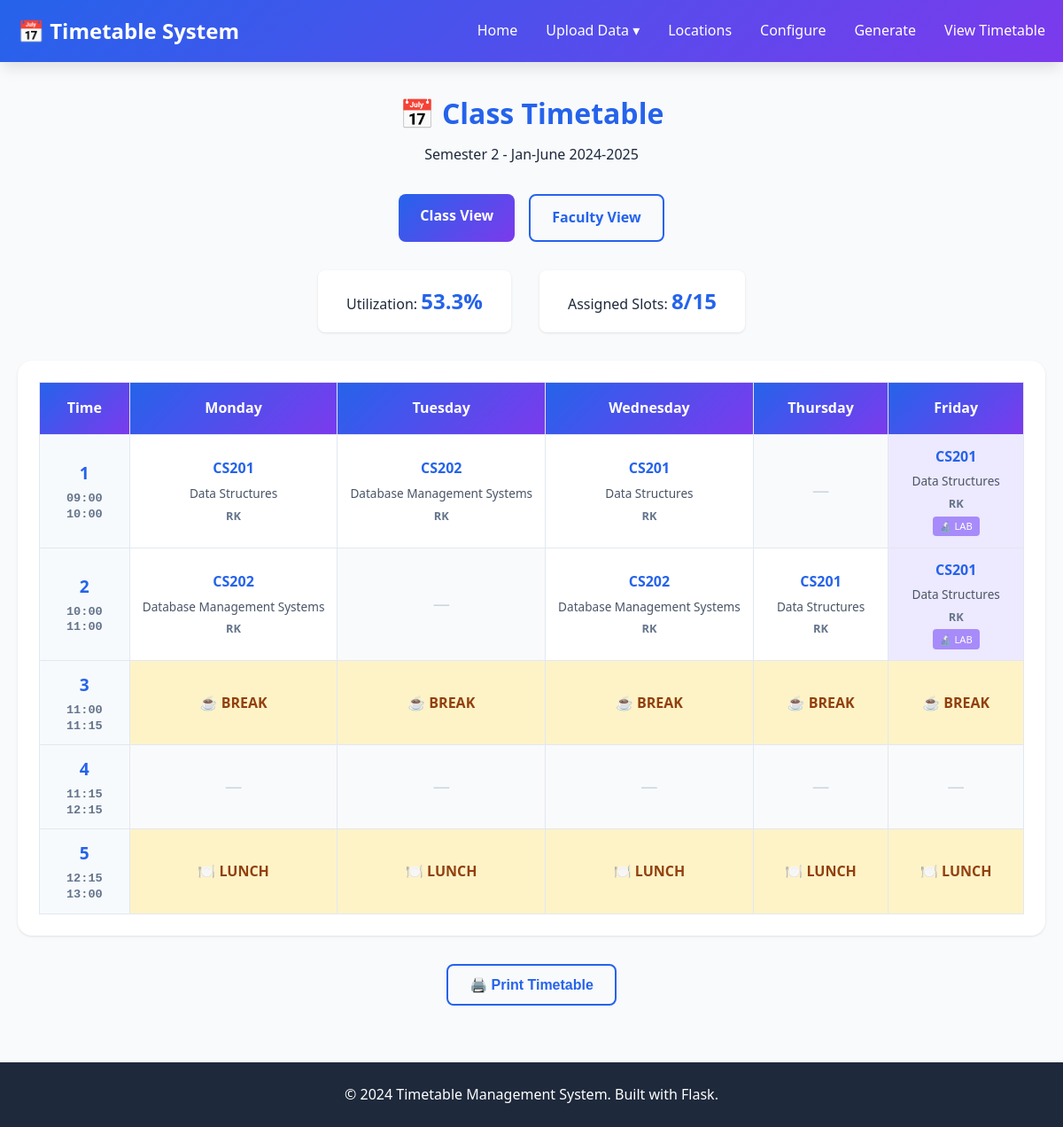
Page /timetable on the committed database.
### tables this page shows
CREATE TABLE academic_config (
            id INTEGER PRIMARY KEY AUTOINCREMENT,
            academic_year TEXT NOT NULL,
            term TEXT NOT NULL,
            semester INTEGER NOT NULL,
            working_days TEXT NOT NULL,
            shift_mode TEXT NOT NULL,
            shift_timings TEXT,
            created_at TIMESTAMP DEFAULT CURRENT_TIMESTAMP,
            is_active INTEGER DEFAULT 1
        );

CREATE TABLE subject (
            id INTEGER PRIMARY KEY AUTOINCREMENT,
            subject_name TEXT NOT NULL,
            code TEXT NOT NULL UNIQUE,
            semester INTEGER NOT NULL,
            lecture_credits INTEGER DEFAULT 0,
            lab_credits INTEGER DEFAULT 0,
            created_at TIMESTAMP DEFAULT CURRENT_TIMESTAMP
        );

CREATE TABLE faculty (
            id INTEGER PRIMARY KEY AUTOINCREMENT,
            faculty_name TEXT NOT NULL,
            short_name TEXT NOT NULL UNIQUE,
            specialization TEXT,
            availability TEXT DEFAULT 'Mon,Tue,Wed,Thu,Fri,Sat',
            max_hours_per_week INTEGER DEFAULT 24,
            created_at TIMESTAMP DEFAULT CURRENT_TIMESTAMP
        );

### app.py (the view, shortened to what this page needs)
@app.route('/timetable')
def view_timetable():
    active_config = get_active_config()
    if not active_config:
        flash('Please configure academic settings first', 'error')
        return redirect(url_for('configure_page'))
    view_type = request.args.get('type', 'class')
    if view_type == 'class':
        if active_config['shift_mode'] == 'multi':
            timetable_data = get_class_timetable_multishift(active_config['id'])
        else:
            timetable_data = get_class_timetable_grid(active_config['id'])
        if not timetable_data:
            flash('No timetable data found', 'error')
            return redirect(url_for('generate_page'))
        stats = get_timetable_statistics(active_config['id'])
        if timetable_data.get('is_multi_shift'):
            return render_template('timetable_class.html',
                                 config=timetable_data['config'],
                                 days=timetable_data['days'],
                                 shifts=timetable_data['shifts'],
                                 is_multi_shift=True,
                                 stats=stats)
        else:
            return render_template('timetable_class.html',
                                 config=timetable_data['config'],
                                 days=timetable_data['days'],
                                 time_slots=timetable_data['time_slots'],
                                 is_multi_shift=False,
                                 stats=stats)

### database/db_setup.py (called while the page is built)
def get_connection():
    os.makedirs('database', exist_ok=True)
    conn = sqlite3.connect(DATABASE_PATH)
    conn.row_factory = sqlite3.Row  # Access columns by name
    return conn

### services/config_service.py (called while the page is built)
def get_active_config():
    conn = get_connection()
    cursor = conn.cursor()
    cursor.execute('SELECT * FROM academic_config WHERE is_active = 1 ORDER BY id DESC LIMIT 1')
    row = cursor.fetchone()
    conn.close()
    if row:
        config = dict(row)
        config['shift_timings'] = json.loads(config['shift_timings'])
        return config
    return None

### templates/timetable_class.html (shortened to what this page needs)
{% extends "base.html" %}
{% block content %}
<div class="page-header">
    <h1>📅 Class Timetable</h1>
    <p>Semester {{ config.semester }} - {{ config.term }} {{ config.academic_year }}</p>
</div>
<div class="view-switcher">
    <a href="{{ url_for('view_timetable', type='class') }}" class="btn btn-primary">Class View</a>
    <a href="{{ url_for('view_timetable', type='faculty') }}" class="btn btn-secondary">Faculty View</a>
</div>
<div class="timetable-stats">
    <div class="stat-box">
        <span>Utilization:</span>
        <strong>{{ "%.1f"|format(stats.utilization_percent) }}%</strong>
    </div>
    <div class="stat-box">
        <span>Assigned Slots:</span>
        <strong>{{ stats.assigned_slots }}/{{ stats.available_slots }}</strong>
    </div>
</div>
{% if is_multi_shift %}
    {% for shift in shifts %}
    <div class="shift-container">
        <div class="shift-header">
            <h2>{{ shift.name }}</h2>
            <p>⏰ {{ shift.start_time }} - {{ shift.end_time }}</p>
        </div>
        <div class="timetable-grid-container">
            <table class="timetable-grid">
                <thead>
                    <tr>
                        <th class="time-header">Time</th>
                        {% for day in days %}
                        <th class="day-header">{{ day }}</th>
                        {% endfor %}
                    </tr>
                </thead>
                <tbody>
                    {% for slot in shift.time_slots %}
                    <tr>
                        <td class="time-cell">
                            <div class="slot-number">{{ loop.index }}</div>
                            <div class="time-range">
                                {{ slot.start_time }}<br>{{ slot.end_time }}
                            </div>
                        </td>
                        {% for day in days %}
                            {% set cell = slot.days[day] %}
                            {% if cell.is_break %}
                                <td class="break-cell">
                                    {% if loop.index == 3 %}
                                        ☕ BREAK
                                    {% else %}
                                        🍽️ BREAK
                                    {% endif %}
                                </td>
                            {% elif cell.subject_code %}
                                <td class="subject-cell {% if cell.slot_type == 'lab' %}lab-cell{% endif %}">
                                    <div class="subject-code">{{ cell.subject_code }}</div>
                                    <div class="subject-name">{{ cell.subject_name }}</div>
                                    <div class="faculty-name">{{ cell.faculty_short_name }}</div>
                                    {% if cell.slot_type == 'lab' %}
                                        <span class="lab-badge">🔬 LAB</span>
                                    {% endif %}
                                </td>
                            {% else %}
                                <td class="empty-cell">—</td>
                            {% endif %}
                        {% endfor %}
                    </tr>
                    {% endfor %}
                </tbody>
            </table>
        </div>
    </div>
    {% endfor %}
{% else %}
    <div class="timetable-grid-container">
        <table class="timetable-grid">
            <thead>
                <tr>
                    <th class="time-header">Time</th>
                    {% for day in days %}
                    <th class="day-header">{{ day }}</th>
                    {% endfor %}
                </tr>
            </thead>
            <tbody>
                {% for slot in time_slots %}
                <tr>
                    <td class="time-cell">
                        <div class="slot-number">{{ slot.slot_number }}</div>
                        <div class="time-range">
                            {{ slot.start_time }}<br>{{ slot.end_time }}
                        </div>
                    </td>
                    {% for day in days %}
                        {% set cell = slot.days[day] %}
                        {% if cell.is_break %}
                            <td class="break-cell">
                                {% if slot.slot_number == 5 %}
                                    🍽️ LUNCH
                                {% else %}
                                    ☕ BREAK
                                {% endif %}
                            </td>
                        {% elif cell.subject_code %}
                            <td class="subject-cell {% if cell.slot_type == 'lab' %}lab-cell{% endif %}">
                                <div class="subject-code">{{ cell.subject_code }}</div>
                                <div class="subject-name">{{ cell.subject_name }}</div>
                                <div class="faculty-name">{{ cell.faculty_short_name }}</div>
                                {% if cell.slot_type == 'lab' %}
                                    <span class="lab-badge">🔬 LAB</span>
                                {% endif %}
                            </td>
                        {% else %}
                            <td class="empty-cell">—</td>
                        {% endif %}
                    {% endfor %}
                </tr>
                {% endfor %}
            </tbody>
        </table>
    </div>
{% endif %}
<div class="action-buttons">
    <button onclick="window.print()" class="btn btn-secondary">🖨️ Print Timetable</button>
</div>
{% endblock %}

### templates/base.html (shortened to what this page needs)
<!DOCTYPE html>
<html lang="en">
<head>
    <link rel="stylesheet" href="{{ url_for('static', filename='css/style.css') }}">
</head>
<body>
    <nav class="navbar">
    <div class="container">
        <div class="nav-brand">
            <h1>📅 Timetable System</h1>
        </div>
            <ul class="nav-menu">
                <li><a href="{{ url_for('index') }}" class="nav-link">Home</a></li>
                <li class="nav-dropdown">
                    <a href="#" class="nav-link">Upload Data ▾</a>
                </li>
                <li><a href="{{ url_for('view_locations') }}" class="nav-link">Locations</a></li>
                <li><a href="{{ url_for('configure_page') }}" class="nav-link">Configure</a></li>
                <li><a href="{{ url_for('generate_page') }}" class="nav-link">Generate</a></li>
                <li><a href="{{ url_for('view_timetable') }}" class="nav-link">View Timetable</a></li>
            </ul>
        </div>
    </nav>
    <main class="main-content">
        <div class="container">
            {% block content %}{% endblock %}
        </div>
    </main>
    <footer class="footer">
        <div class="container">
            <p>&copy; 2024 Timetable Management System. Built with Flask.</p>
        </div>
    </footer>
</body>
</html>

### static/css/style.css (style rules this page uses)
* { margin: 0; padding: 0; box-sizing: border-box; }
:root { --primary-color: #2563eb; --secondary-color: #7c3aed; --success-color: #10b981; --warning-color: #f59e0b; --error-color: #ef4444; --info-color: #3b82f6; --bg-color: #f8fafc; --card-bg: #ffffff; --text-primary: #1e293b; --text-secondary: #64748b; --border-color: #e2e8f0; --shadow: 0 1px 3px rgba(0, 0, 0, 0.1); --shadow-lg: 0 10px 15px -3px rgba(0, 0, 0, 0.1); }
body { font-family: 'Segoe UI', Tahoma, Geneva, Verdana, sans-serif; background-color: var(--bg-color); color: var(--text-primary); line-height: 1.6; min-height: 100vh; display: flex; flex-direction: column; }
.container { max-width: 1200px; margin: 0 auto; padding: 0 20px; }
.navbar { background: linear-gradient(135deg, var(--primary-color), var(--secondary-color)); color: white; padding: 1rem 0; box-shadow: var(--shadow-lg); position: sticky; top: 0; z-index: 1000; }
.navbar .container { display: flex; justify-content: space-between; align-items: center; }
.nav-brand h1 { font-size: 1.5rem; font-weight: 700; }
.nav-menu { display: flex; list-style: none; gap: 2rem; }
.nav-link { color: white; text-decoration: none; font-weight: 500; transition: opacity 0.3s; }
.nav-dropdown { position: relative; }
.main-content { flex: 1; padding: 2rem 0; }
.btn { display: inline-block; padding: 0.75rem 1.5rem; border-radius: 0.5rem; text-decoration: none; font-weight: 600; transition: all 0.3s; border: none; cursor: pointer; font-size: 1rem; }
.btn-primary { background: linear-gradient(135deg, var(--primary-color), var(--secondary-color)); color: white; }
.btn-secondary { background: var(--bg-color); color: var(--primary-color); border: 2px solid var(--primary-color); }
.action-buttons { display: flex; justify-content: center; gap: 1rem; flex-wrap: wrap; }
.page-header { text-align: center; margin-bottom: 2rem; }
.page-header h1 { font-size: 2rem; color: var(--primary-color); margin-bottom: 0.5rem; }
.footer { background: var(--text-primary); color: white; text-align: center; padding: 1.5rem 0; margin-top: auto; }

### templates/timetable_class.html (style rules this page uses)
.view-switcher { text-align: center; margin: 2rem 0; display: flex; gap: 1rem; justify-content: center; }
.timetable-stats { display: flex; gap: 2rem; justify-content: center; margin: 2rem 0; }
.stat-box { background: var(--card-bg); padding: 1rem 2rem; border-radius: 0.5rem; box-shadow: var(--shadow); }
.stat-box strong { color: var(--primary-color); font-size: 1.5rem; }
.timetable-grid-container { background: var(--card-bg); padding: 1.5rem; border-radius: 1rem; box-shadow: var(--shadow); overflow-x: auto; margin-bottom: 2rem; }
.timetable-grid { width: 100%; border-collapse: collapse; min-width: 1000px; }
.timetable-grid th { background: linear-gradient(135deg, var(--primary-color), var(--secondary-color)); color: white; padding: 1rem; font-weight: 600; text-align: center; border: 1px solid var(--border-color); position: sticky; top: 0; z-index: 10; }
.time-header { min-width: 100px; }
.day-header { min-width: 150px; }
.timetable-grid td { padding: 0.75rem; border: 1px solid var(--border-color); text-align: center; vertical-align: middle; }
.time-cell { background: #f7fafc; font-weight: 600; color: #4a5568; text-align: center; }
.slot-number { font-size: 1.2rem; font-weight: 700; color: var(--primary-color); margin-bottom: 0.25rem; }
.time-range { font-size: 0.85rem; font-family: monospace; color: #64748b; line-height: 1.3; }
.subject-cell { background: #fff; padding: 0.5rem; }
.subject-code { font-weight: 700; color: var(--primary-color); font-size: 1rem; margin-bottom: 0.25rem; }
.subject-name { font-size: 0.85rem; color: #4a5568; margin-bottom: 0.25rem; }
.faculty-name { font-size: 0.8rem; color: #64748b; font-weight: 600; }
.lab-cell { background: #ede9fe !important; border-left: 4px solid #a78bfa; }
.lab-badge { display: inline-block; background: #a78bfa; color: white; padding: 0.15rem 0.5rem; border-radius: 0.25rem; font-size: 0.7rem; margin-top: 0.25rem; }
.break-cell { background: #fef3c7; font-weight: 700; color: #92400e; font-size: 1rem; }
.empty-cell { background: #f9fafb; color: #cbd5e0; font-size: 1.2rem; }
.action-buttons { text-align: center; margin: 2rem 0; }

### rows in the picture
academic_config: semester "2", term "Jan-June", academic_year "2024-2025"
subject: subject_code "CS201" "CS201" "CS201" "CS201" "CS201", subject_name "Data Structures" "Data Structures" "Data Structures" "Data Structures" "Data Structures"
faculty: faculty_short_name "RK" "RK" "RK" "RK" "RK" "RK" "RK" "RK"
subject: subject_code "CS202" "CS202" "CS202", subject_name "Database Management Systems" "Database Management Systems" "Database Management Systems"

### other values in the picture
{{ "%.1f"|format(stats.utilization_percent) }} "53.3"
{{ stats.assigned_slots }} "8"
{{ stats.available_slots }} "15"
{{ day }} "Monday" "Tuesday" "Wednesday" "Thursday" "Friday"
{{ slot.slot_number }} "1" "2" "3" "4" "5"
{{ slot.start_time }} "09:00" "10:00" "11:00" "11:15" "12:15"
{{ slot.end_time }} "10:00" "11:00" "11:15" "12:15" "13:00"
